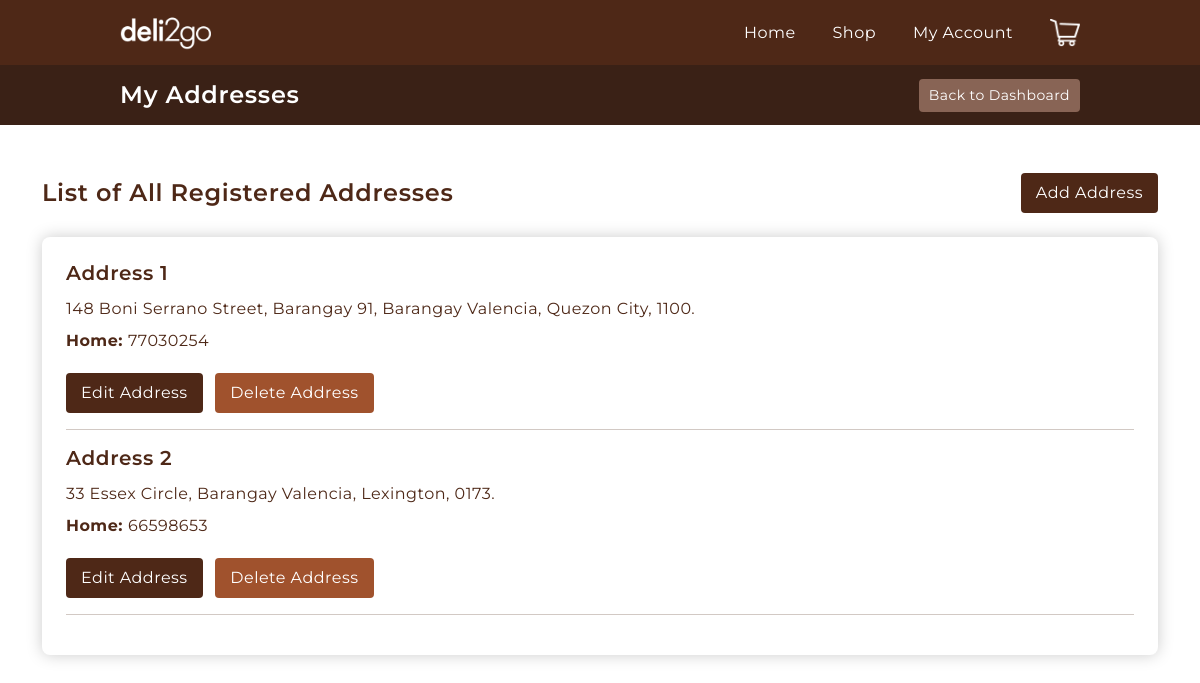
/addresses/ (signed in), run on the app's committed database.
### cashier/models.py (models this page shows, shortened)
class Address(models.Model):
    street_address = models.CharField(max_length=70)
    barangay = models.CharField(max_length=50)
    city = models.CharField(max_length=50)
    zip_code = models.CharField(max_length=4)
    home_phone = models.CharField(max_length=8)
    customer = models.ForeignKey(Customer, on_delete=models.CASCADE)

### customer/views.py (the view)
# urls.py: path('addresses/', views.addresses, name="addresses"),
@login_required(login_url="login")
def addresses(request):
    customer = request.user.customer
    addresses = customer.address_set.all()
    context = {'addresses':addresses}
    return render(request, 'customer/dashboard/addresses/addresses.html', context)

### templates/customer/dashboard/addresses/addresses.html (shortened to what this page needs)
{% extends 'base.html' %} {% load static %}
{% block topbar %}
<h4>My Addresses</h4>
{% endblock topbar %}
{% block topbar-button %}
<a href="{% url 'dashboard' %}"><button>Back to Dashboard</button></a>
{% endblock topbar-button %}
{% block content %}
<main class="addresses container mt-5">
    <header class="d-flex justify-content-between align-items-center w-100">
        <h4>List of All Registered Addresses</h4>
        <a href="{% url 'add-address' %}"
            ><button class="address__button bg-darkbrown">
                Add Address
            </button></a
        >
    </header>
    <section class="mt-4 mb-5 card-bg p-4">
        {% if addresses %}
        {% for address in addresses %}
        <div class="address">
            <h5>Address {{ forloop.counter }}</h5>
            <p class="mt-2">
                {{address.street_address}}, {{address.barangay}},
                {{address.city}}, {{address.zip_code}}.
            </p>
            <p><strong>Home: </strong>{{address.home_phone}}</p>
        </div>
        <a href="{% url 'edit-address' address.pk %}"
            ><button class="address__button bg-darkbrown mt-3">
                Edit Address
            </button></a
        >
        <a href=""
            ><button
                data-product="{{address.id}}"
                class="address__button delete-address bg-sienna ms-2 mt-3"
            >
                Delete Address
            </button></a
        >
        <hr />
        {% endfor %}
        {% else %}
        <h5>No Addresses Available</h5>
        {% endif %}
    </section>
</main>
{% endblock content %}

### static/css/styles.css (style rules this page uses)
:root { --darkbrown: #4e2817; --lightbrown: #886455; }
* { margin: 0; padding: 0; box-sizing: border-box !important; letter-spacing: 0.03em; }
html, body { overflow-x: hidden; }
body { font-family: 'Montserrat', sans-serif; font-weight: 400; color: var(--darkbrown); }
h1, h2, h3, h4, h5, h6 { margin: 0 !important; font-weight: 600; }
p { margin: 0 !important; }
a { text-decoration: none; color: inherit; }
button { border: none; border-radius: 4px; color: #ffffff; padding: 8px 15px; }
.bg-darkbrown { background: var(--darkbrown); }
.bg-sienna { background: sienna; }
.topbar-content button { background-color: var(--lightbrown); border: none; padding: 6px 10px; font: inherit; font-size: 14px; cursor: pointer; }
.card-bg { box-shadow: hsl(0, 0%, 80%) 0 0 16px; background-color: #fff; border-radius: 8px; }
.address { line-height: 2; }

### data on the page
Address: street_address "148 Boni Serrano Street, Barangay 91", barangay "Barangay Valencia", city "Quezon City", zip_code "1100", home_phone "77030254"
Address: street_address "33 Essex Circle", barangay "Barangay Valencia", city "Lexington", zip_code "0173", home_phone "66598653"
